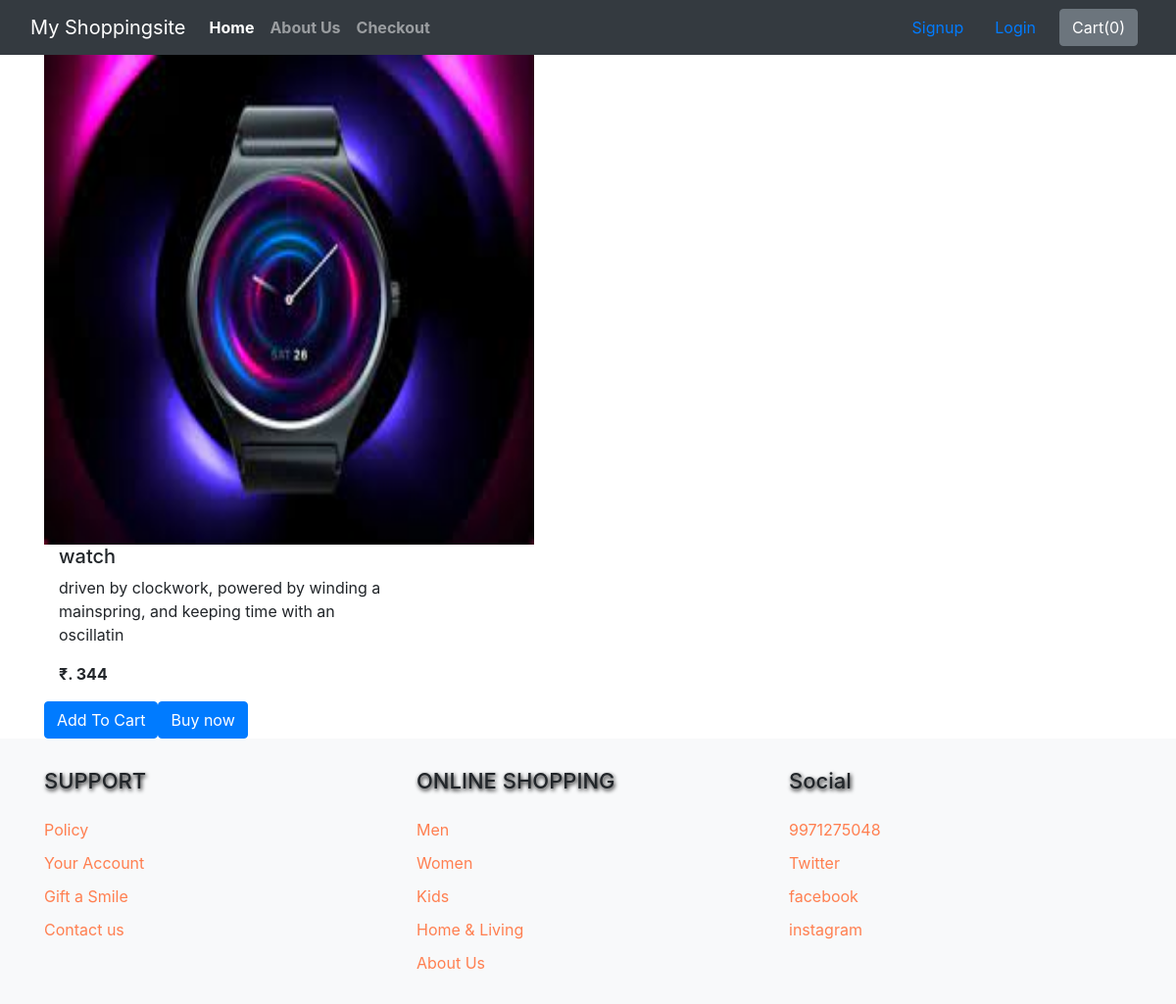
The page /shop/products1 on the database its author committed.
### shop/models.py (models this page shows, shortened)
class Product(models.Model):
    Product_id = models.AutoField
    Product_name = models.CharField(max_length=50)
    category = models.CharField(max_length=50, default="")
    subcategory = models.CharField(max_length=50, default="")
    price = models.IntegerField(default=0)
    desc = models.CharField(max_length=300)
    pub_date = models.DateField()
    image = models.ImageField(upload_to="shop/images", default="")

### shop/views.py (the view)
# urls.py: path('products<int:myid>', views.productview, name="productview"),
def productview(request, myid):
    product = Product.objects.filter(id=myid)
    return render(request, 'shop/productview.html',{'product':product[0]})

### shop/templates/shop/productview.html (shortened to what this page needs)
{% extends 'shop/basic.html' %}
{% block body %}
<div class="container">
<div class="col-md-4">
<div class="row">
<img src="/media/{{product.image}}" width="500px" height="500px" alt="">
</div>
</div>
<div class="col-md-4">
<h5>{{product.Product_name}}</h5>
<p>{{product.desc}}</p>
<p><b>₹.  {{product.price}}</b></p>
<div class="row">
    <button class="btn btn-primary">Add To Cart</button>
    <button class="btn btn-primary">Buy now</button>
</div>
</div>
</div>
{% endblock %}

### rows shown on the page
Product: image (picture), Product_name "watch", desc "driven by clockwork, powered by winding a mainspring, and keeping time with an oscillatin", price "344"
